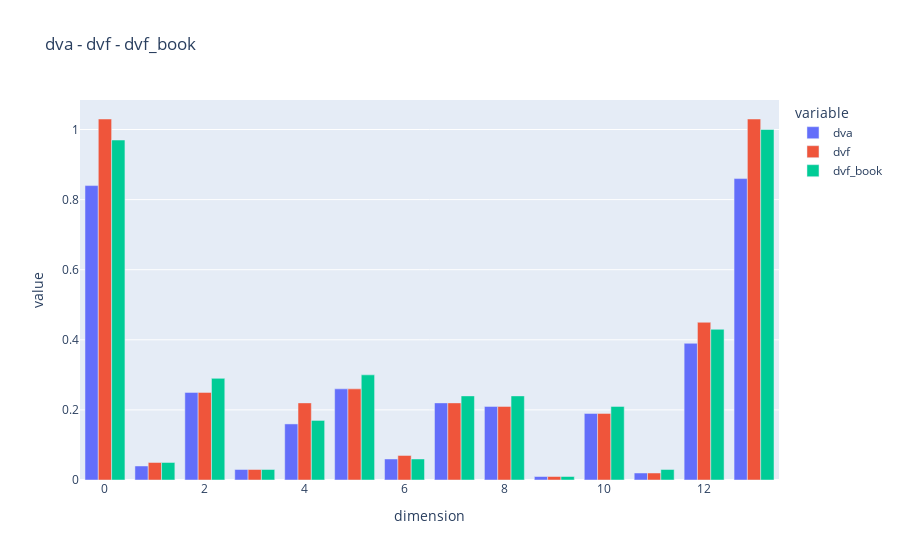

Notebook code cell kept with this figure:
### Code cell
fig = px.bar(df_diff,title="dva - dvf - dvf_book", barmode="group")
fig.update_layout( xaxis_title='dimension', yaxis_title='value')
fig.write_html("dva - dvf - dvf_book.html")
fig.show()

### Figure 1 — Plotly figure (JSON) as saved in the notebook; plotly's stock layout.template omitted (floating-point values rounded to 4 significant figures)
{"data": [{"alignmentgroup": "True", "hovertemplate": "variable=dva<br>index=%{x}<br>value=%{y}<extra></extra>", "legendgroup": "dva", "marker": {"color": "#636efa", "pattern": {"shape": ""}}, "name": "dva", "offsetgroup": "dva", "orientation": "v", "showlegend": true, "textposition": "auto", "type": "bar", "x": [0, 1, 2, 3, 4, 5, 6, 7, 8, 9, 10, 11, 12, 13], "xaxis": "x", "y": [0.84, 0.04, 0.25, 0.03, 0.16, 0.26, 0.06, 0.22, 0.21, 0.01, 0.19, 0.02, 0.39, 0.86], "yaxis": "y"}, {"alignmentgroup": "True", "hovertemplate": "variable=dvf<br>index=%{x}<br>value=%{y}<extra></extra>", "legendgroup": "dvf", "marker": {"color": "#EF553B", "pattern": {"shape": ""}}, "name": "dvf", "offsetgroup": "dvf", "orientation": "v", "showlegend": true, "textposition": "auto", "type": "bar", "x": [0, 1, 2, 3, 4, 5, 6, 7, 8, 9, 10, 11, 12, 13], "xaxis": "x", "y": [1.03, 0.05, 0.25, 0.03, 0.22, 0.26, 0.07, 0.22, 0.21, 0.01, 0.19, 0.02, 0.45, 1.03], "yaxis": "y"}, {"alignmentgroup": "True", "hovertemplate": "variable=dvf_book<br>index=%{x}<br>value=%{y}<extra></extra>", "legendgroup": "dvf_book", "marker": {"color": "#00cc96", "pattern": {"shape": ""}}, "name": "dvf_book", "offsetgroup": "dvf_book", "orientation": "v", "showlegend": true, "textposition": "auto", "type": "bar", "x": [0, 1, 2, 3, 4, 5, 6, 7, 8, 9, 10, 11, 12, 13], "xaxis": "x", "y": [0.97, 0.05, 0.29, 0.03, 0.17, 0.3, 0.06, 0.24, 0.24, 0.01, 0.21, 0.03, 0.43, 1], "yaxis": "y"}], "layout": {"barmode": "group", "legend": {"title": {"text": "variable"}, "tracegroupgap": 0}, "title": {"text": "dva - dvf - dvf_book"}, "xaxis": {"anchor": "y", "domain": [0, 1], "title": {"text": "dimension"}}, "yaxis": {"anchor": "x", "domain": [0, 1], "title": {"text": "value"}}}}
